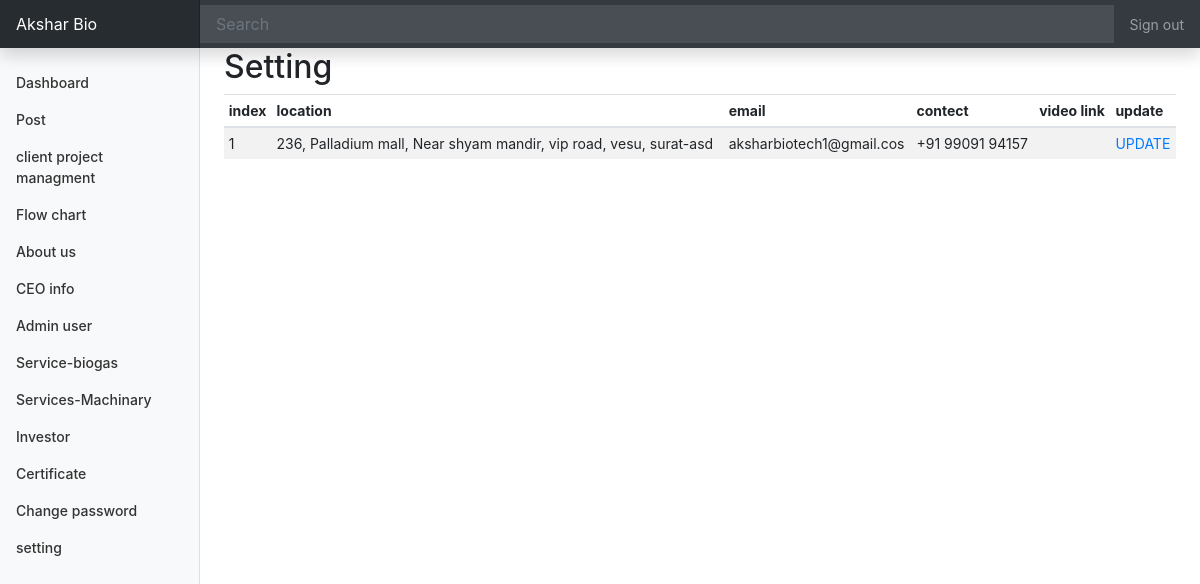
The app's page /Admin/setting.php (signed in) with its own data.
### tables this page shows
CREATE TABLE `setting` (
  `setting_id` int(11) NOT NULL,
  `setting_location` varchar(100) NOT NULL,
  `setting_contect` varchar(15) NOT NULL,
  `setting_email` varchar(30) NOT NULL
);

### Admin/setting.php (the view, shortened to what this page needs)
<!doctype html>
<html lang="en">
<?php include "header.php"; ?>
<body>
    <?php include "nav-bar.php"; ?>
    <div class="container-fluid">
        <div class="row">
            <?php include "slide-bar.php"; ?>
            <main role="main" class="col-md-9 ml-sm-auto col-lg-10 px-md-4">
                <h2>Setting</h2>
                <div class="table-responsive">
                    <table class="table table-striped table-sm">
                        <?php
                        include "config.php";
                        $sql = "SELECT * FROM setting";
                        $result = mysqli_query($conn, $sql) or die("Query Failed.");
                        if (mysqli_num_rows($result) > 0) {
                            $index = 1;
                        ?>
                        <thead>
                            <tr>
                                <th>index</th>
                                <th>location</th>
                                <th>email</th>
                                <th>contect</th>
                                <th>video link</th>
                                <th>update</th>
                            </tr>
                        </thead>
                        <?php while ($row = mysqli_fetch_assoc($result)) { ?>
                        <tbody>
                            <tr>
                                <td><?php echo $index;
                                            $index++; ?></td>
                                <td><?php echo $row['setting_location']; ?></td>
                                <td><?php echo $row['setting_email']; ?></td>
                                <td><?php echo $row['setting_contect']; ?></td>
                                <td><?php echo $row['setting_video_link']; ?></td>
                                <td><a href="update-sett.php?id=<?php echo $row['setting_id']; ?>">UPDATE</a></td>
                            </tr>
                        </tbody><?php } ?>
                        <?php } else {
                            echo "<h3>No Results Found.</h3>";
                        } ?>
                    </table>
            </main>
        </div>
    </div>
</body>
</html>

### Admin/design/dashboard.css (style rules this page uses)
body { font-size: .875rem; }

### records on screen
setting: setting_location "236, Palladium mall, Near shyam mandir, vip road, vesu, surat-asd", setting_email "aksharbiotech1@gmail.cos", setting_contect "+91 99091 94157"
